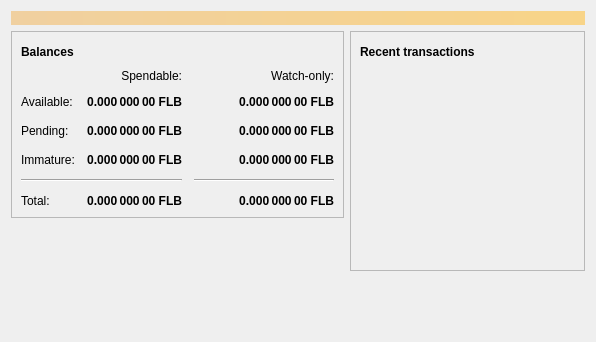
<?xml version="1.0" encoding="UTF-8"?>
<ui version="4.0">
 <class>OverviewPage</class>
 <widget class="QWidget" name="OverviewPage">
  <property name="geometry">
   <rect>
    <x>0</x>
    <y>0</y>
    <width>596</width>
    <height>342</height>
   </rect>
  </property>
  <property name="windowTitle">
   <string>Form</string>
  </property>
  <layout class="QVBoxLayout" name="topLayout">
   <item>
    <widget class="QLabel" name="labelAlerts">
     <property name="visible">
      <bool>false</bool>
     </property>
     <property name="styleSheet">
      <string notr="true">background-color: qlineargradient(x1: 0, y1: 0, x2: 1, y2: 0, stop:0 #F0D0A0, stop:1 #F8D488); color:#000000;</string>
     </property>
     <property name="wordWrap">
      <bool>true</bool>
     </property>
     <property name="margin">
      <number>3</number>
     </property>
    </widget>
   </item>
   <item>
    <layout class="QHBoxLayout" name="horizontalLayout" stretch="1,1">
     <item>
      <layout class="QVBoxLayout" name="verticalLayout_2">
       <item>
        <widget class="QFrame" name="frame">
         <property name="frameShape">
          <enum>QFrame::StyledPanel</enum>
         </property>
         <property name="frameShadow">
          <enum>QFrame::Raised</enum>
         </property>
         <layout class="QVBoxLayout" name="verticalLayout_4">
          <item>
           <layout class="QHBoxLayout" name="horizontalLayout_4">
            <item>
             <widget class="QLabel" name="label_5">
              <property name="font">
               <font>
                <weight>75</weight>
                <bold>true</bold>
               </font>
              </property>
              <property name="text">
               <string>Balances</string>
              </property>
             </widget>
            </item>
            <item>
             <widget class="QPushButton" name="labelWalletStatus">
              <property name="enabled">
               <bool>false</bool>
              </property>
              <property name="maximumSize">
               <size>
                <width>30</width>
                <height>16777215</height>
               </size>
              </property>
              <property name="toolTip">
               <string>The displayed information may be out of date. Your wallet automatically synchronizes with the Flurbo network after a connection is established, but this process has not completed yet.</string>
              </property>
              <property name="text">
               <string/>
              </property>
              <property name="icon">
               <iconset resource="../flurbo.qrc">
                <normaloff>:/icons/warning</normaloff>
                <disabledoff>:/icons/warning</disabledoff>:/icons/warning</iconset>
              </property>
              <property name="iconSize">
               <size>
                <width>24</width>
                <height>24</height>
               </size>
              </property>
              <property name="flat">
               <bool>true</bool>
              </property>
             </widget>
            </item>
            <item>
             <spacer name="horizontalSpacer_3">
              <property name="orientation">
               <enum>Qt::Horizontal</enum>
              </property>
              <property name="sizeHint" stdset="0">
               <size>
                <width>40</width>
                <height>20</height>
               </size>
              </property>
             </spacer>
            </item>
           </layout>
          </item>
          <item>
           <layout class="QGridLayout" name="gridLayout">
            <property name="spacing">
             <number>12</number>
            </property>
            <item row="2" column="2">
             <widget class="QLabel" name="labelWatchPending">
              <property name="font">
               <font>
                <weight>75</weight>
                <bold>true</bold>
               </font>
              </property>
              <property name="cursor">
               <cursorShape>IBeamCursor</cursorShape>
              </property>
              <property name="toolTip">
               <string>Unconfirmed transactions to watch-only addresses</string>
              </property>
              <property name="text">
               <string notr="true">0.000 000 00 FLB</string>
              </property>
              <property name="alignment">
               <set>Qt::AlignRight|Qt::AlignTrailing|Qt::AlignVCenter</set>
              </property>
              <property name="textInteractionFlags">
               <set>Qt::LinksAccessibleByMouse|Qt::TextSelectableByKeyboard|Qt::TextSelectableByMouse</set>
              </property>
             </widget>
            </item>
            <item row="2" column="1">
             <widget class="QLabel" name="labelUnconfirmed">
              <property name="font">
               <font>
                <weight>75</weight>
                <bold>true</bold>
               </font>
              </property>
              <property name="cursor">
               <cursorShape>IBeamCursor</cursorShape>
              </property>
              <property name="toolTip">
               <string>Total of transactions that have yet to be confirmed, and do not yet count toward the spendable balance</string>
              </property>
              <property name="text">
               <string notr="true">0.000 000 00 FLB</string>
              </property>
              <property name="alignment">
               <set>Qt::AlignRight|Qt::AlignTrailing|Qt::AlignVCenter</set>
              </property>
              <property name="textInteractionFlags">
               <set>Qt::LinksAccessibleByMouse|Qt::TextSelectableByKeyboard|Qt::TextSelectableByMouse</set>
              </property>
             </widget>
            </item>
            <item row="3" column="2">
             <widget class="QLabel" name="labelWatchImmature">
              <property name="font">
               <font>
                <weight>75</weight>
                <bold>true</bold>
               </font>
              </property>
              <property name="cursor">
               <cursorShape>IBeamCursor</cursorShape>
              </property>
              <property name="toolTip">
               <string>Mined balance in watch-only addresses that has not yet matured</string>
              </property>
              <property name="text">
               <string notr="true">0.000 000 00 FLB</string>
              </property>
              <property name="alignment">
               <set>Qt::AlignRight|Qt::AlignTrailing|Qt::AlignVCenter</set>
              </property>
              <property name="textInteractionFlags">
               <set>Qt::LinksAccessibleByMouse|Qt::TextSelectableByKeyboard|Qt::TextSelectableByMouse</set>
              </property>
             </widget>
            </item>
            <item row="4" column="0" colspan="2">
             <widget class="Line" name="line">
              <property name="orientation">
               <enum>Qt::Horizontal</enum>
              </property>
             </widget>
            </item>
            <item row="4" column="2">
             <widget class="Line" name="lineWatchBalance">
              <property name="sizePolicy">
               <sizepolicy hsizetype="Preferred" vsizetype="Fixed">
                <horstretch>0</horstretch>
                <verstretch>0</verstretch>
               </sizepolicy>
              </property>
              <property name="minimumSize">
               <size>
                <width>140</width>
                <height>0</height>
               </size>
              </property>
              <property name="orientation">
               <enum>Qt::Horizontal</enum>
              </property>
             </widget>
            </item>
            <item row="5" column="0">
             <widget class="QLabel" name="labelTotalText">
              <property name="text">
               <string>Total:</string>
              </property>
             </widget>
            </item>
            <item row="3" column="1">
             <widget class="QLabel" name="labelImmature">
              <property name="font">
               <font>
                <weight>75</weight>
                <bold>true</bold>
               </font>
              </property>
              <property name="cursor">
               <cursorShape>IBeamCursor</cursorShape>
              </property>
              <property name="toolTip">
               <string>Mined balance that has not yet matured</string>
              </property>
              <property name="text">
               <string notr="true">0.000 000 00 FLB</string>
              </property>
              <property name="alignment">
               <set>Qt::AlignRight|Qt::AlignTrailing|Qt::AlignVCenter</set>
              </property>
              <property name="textInteractionFlags">
               <set>Qt::LinksAccessibleByMouse|Qt::TextSelectableByKeyboard|Qt::TextSelectableByMouse</set>
              </property>
             </widget>
            </item>
            <item row="2" column="3">
             <spacer name="horizontalSpacer_2">
              <property name="orientation">
               <enum>Qt::Horizontal</enum>
              </property>
              <property name="sizeHint" stdset="0">
               <size>
                <width>40</width>
                <height>20</height>
               </size>
              </property>
             </spacer>
            </item>
            <item row="3" column="0">
             <widget class="QLabel" name="labelImmatureText">
              <property name="text">
               <string>Immature:</string>
              </property>
             </widget>
            </item>
            <item row="5" column="1">
             <widget class="QLabel" name="labelTotal">
              <property name="font">
               <font>
                <weight>75</weight>
                <bold>true</bold>
               </font>
              </property>
              <property name="cursor">
               <cursorShape>IBeamCursor</cursorShape>
              </property>
              <property name="toolTip">
               <string>Your current total balance</string>
              </property>
              <property name="text">
               <string notr="true">0.000 000 00 FLB</string>
              </property>
              <property name="alignment">
               <set>Qt::AlignRight|Qt::AlignTrailing|Qt::AlignVCenter</set>
              </property>
              <property name="textInteractionFlags">
               <set>Qt::LinksAccessibleByMouse|Qt::TextSelectableByKeyboard|Qt::TextSelectableByMouse</set>
              </property>
             </widget>
            </item>
            <item row="5" column="2">
             <widget class="QLabel" name="labelWatchTotal">
              <property name="font">
               <font>
                <weight>75</weight>
                <bold>true</bold>
               </font>
              </property>
              <property name="cursor">
               <cursorShape>IBeamCursor</cursorShape>
              </property>
              <property name="toolTip">
               <string>Current total balance in watch-only addresses</string>
              </property>
              <property name="text">
               <string notr="true">0.000 000 00 FLB</string>
              </property>
              <property name="alignment">
               <set>Qt::AlignRight|Qt::AlignTrailing|Qt::AlignVCenter</set>
              </property>
              <property name="textInteractionFlags">
               <set>Qt::LinksAccessibleByMouse|Qt::TextSelectableByKeyboard|Qt::TextSelectableByMouse</set>
              </property>
             </widget>
            </item>
            <item row="0" column="2">
             <widget class="QLabel" name="labelWatchonly">
              <property name="text">
               <string>Watch-only:</string>
              </property>
              <property name="alignment">
               <set>Qt::AlignRight|Qt::AlignTrailing|Qt::AlignVCenter</set>
              </property>
             </widget>
            </item>
            <item row="1" column="0">
             <widget class="QLabel" name="labelBalanceText">
              <property name="text">
               <string>Available:</string>
              </property>
             </widget>
            </item>
            <item row="1" column="1">
             <widget class="QLabel" name="labelBalance">
              <property name="font">
               <font>
                <weight>75</weight>
                <bold>true</bold>
               </font>
              </property>
              <property name="cursor">
               <cursorShape>IBeamCursor</cursorShape>
              </property>
              <property name="toolTip">
               <string>Your current spendable balance</string>
              </property>
              <property name="text">
               <string notr="true">0.000 000 00 FLB</string>
              </property>
              <property name="alignment">
               <set>Qt::AlignRight|Qt::AlignTrailing|Qt::AlignVCenter</set>
              </property>
              <property name="textInteractionFlags">
               <set>Qt::LinksAccessibleByMouse|Qt::TextSelectableByKeyboard|Qt::TextSelectableByMouse</set>
              </property>
             </widget>
            </item>
            <item row="1" column="2">
             <widget class="QLabel" name="labelWatchAvailable">
              <property name="font">
               <font>
                <weight>75</weight>
                <bold>true</bold>
               </font>
              </property>
              <property name="cursor">
               <cursorShape>IBeamCursor</cursorShape>
              </property>
              <property name="toolTip">
               <string>Your current balance in watch-only addresses</string>
              </property>
              <property name="text">
               <string notr="true">0.000 000 00 FLB</string>
              </property>
              <property name="alignment">
               <set>Qt::AlignRight|Qt::AlignTrailing|Qt::AlignVCenter</set>
              </property>
              <property name="textInteractionFlags">
               <set>Qt::LinksAccessibleByMouse|Qt::TextSelectableByKeyboard|Qt::TextSelectableByMouse</set>
              </property>
             </widget>
            </item>
            <item row="2" column="0">
             <widget class="QLabel" name="labelPendingText">
              <property name="text">
               <string>Pending:</string>
              </property>
             </widget>
            </item>
            <item row="0" column="1">
             <widget class="QLabel" name="labelSpendable">
              <property name="text">
               <string>Spendable:</string>
              </property>
              <property name="alignment">
               <set>Qt::AlignRight|Qt::AlignTrailing|Qt::AlignVCenter</set>
              </property>
             </widget>
            </item>
           </layout>
          </item>
         </layout>
        </widget>
       </item>
       <item>
        <spacer name="verticalSpacer">
         <property name="orientation">
          <enum>Qt::Vertical</enum>
         </property>
         <property name="sizeHint" stdset="0">
          <size>
           <width>20</width>
           <height>40</height>
          </size>
         </property>
        </spacer>
       </item>
      </layout>
     </item>
     <item>
      <layout class="QVBoxLayout" name="verticalLayout_3">
       <item>
        <widget class="QFrame" name="frame_2">
         <property name="frameShape">
          <enum>QFrame::StyledPanel</enum>
         </property>
         <property name="frameShadow">
          <enum>QFrame::Raised</enum>
         </property>
         <layout class="QVBoxLayout" name="verticalLayout">
          <item>
           <layout class="QHBoxLayout" name="horizontalLayout_2">
            <item>
             <widget class="QLabel" name="label_4">
              <property name="font">
               <font>
                <weight>75</weight>
                <bold>true</bold>
               </font>
              </property>
              <property name="text">
               <string>Recent transactions</string>
              </property>
             </widget>
            </item>
            <item>
             <widget class="QPushButton" name="labelTransactionsStatus">
              <property name="enabled">
               <bool>false</bool>
              </property>
              <property name="maximumSize">
               <size>
                <width>30</width>
                <height>16777215</height>
               </size>
              </property>
              <property name="toolTip">
               <string>The displayed information may be out of date. Your wallet automatically synchronizes with the Flurbo network after a connection is established, but this process has not completed yet.</string>
              </property>
              <property name="text">
               <string/>
              </property>
              <property name="icon">
               <iconset resource="../flurbo.qrc">
                <normaloff>:/icons/warning</normaloff>
                <disabledoff>:/icons/warning</disabledoff>:/icons/warning</iconset>
              </property>
              <property name="iconSize">
               <size>
                <width>24</width>
                <height>24</height>
               </size>
              </property>
              <property name="flat">
               <bool>true</bool>
              </property>
             </widget>
            </item>
            <item>
             <spacer name="horizontalSpacer">
              <property name="orientation">
               <enum>Qt::Horizontal</enum>
              </property>
              <property name="sizeHint" stdset="0">
               <size>
                <width>40</width>
                <height>20</height>
               </size>
              </property>
             </spacer>
            </item>
           </layout>
          </item>
          <item>
           <widget class="QListView" name="listTransactions">
            <property name="styleSheet">
             <string notr="true">QListView { background: transparent; }</string>
            </property>
            <property name="frameShape">
             <enum>QFrame::NoFrame</enum>
            </property>
            <property name="verticalScrollBarPolicy">
             <enum>Qt::ScrollBarAlwaysOff</enum>
            </property>
            <property name="horizontalScrollBarPolicy">
             <enum>Qt::ScrollBarAlwaysOff</enum>
            </property>
            <property name="selectionMode">
             <enum>QAbstractItemView::NoSelection</enum>
            </property>
           </widget>
          </item>
         </layout>
        </widget>
       </item>
       <item>
        <spacer name="verticalSpacer_2">
         <property name="orientation">
          <enum>Qt::Vertical</enum>
         </property>
         <property name="sizeHint" stdset="0">
          <size>
           <width>20</width>
           <height>40</height>
          </size>
         </property>
        </spacer>
       </item>
      </layout>
     </item>
    </layout>
   </item>
  </layout>
 </widget>
 <resources/>
 <connections/>
</ui>
